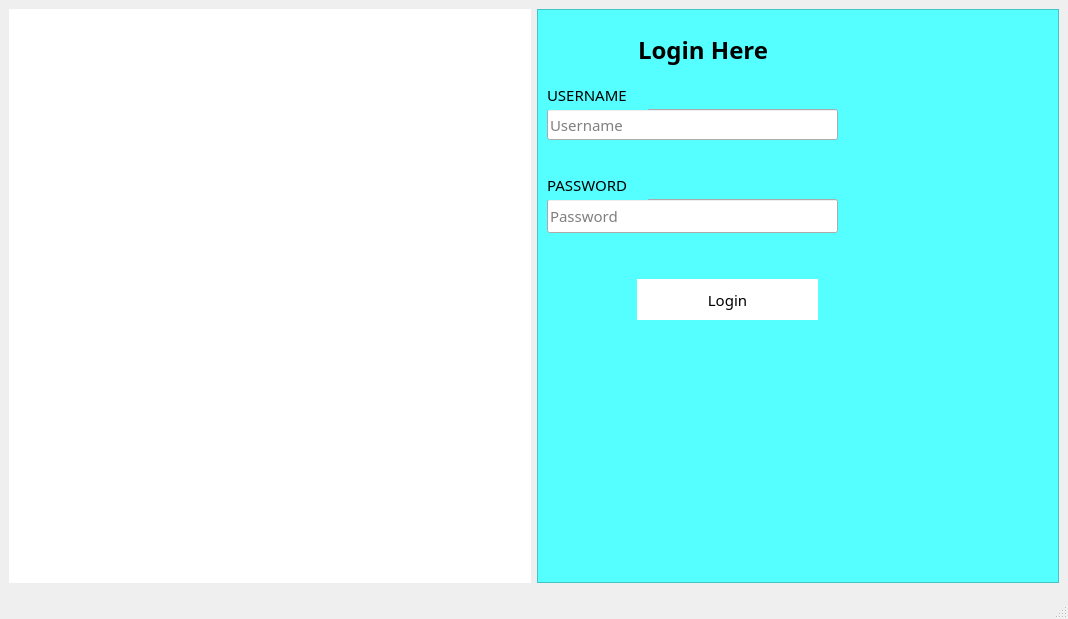
<?xml version="1.0" encoding="UTF-8"?>
<ui version="4.0">
 <class>MainWindow</class>
 <widget class="QMainWindow" name="MainWindow">
  <property name="geometry">
   <rect>
    <x>0</x>
    <y>0</y>
    <width>1068</width>
    <height>619</height>
   </rect>
  </property>
  <property name="windowTitle">
   <string>MainWindow</string>
  </property>
  <property name="styleSheet">
   <string notr="true">*{
font-family: century gothic;
font-size:15px;
}
#MainWindow{
background:url(E:/TravelUI/back.jpeg);
}
QFrame{
background:rgb(85, 255, 255);
}

QPushButton{
border-radius: 60px;
background:white;
}
#label_2{
background:white;
background-color:transparent;
}
</string>
  </property>
  <widget class="QWidget" name="centralwidget">
   <layout class="QHBoxLayout" name="horizontalLayout">
    <item>
     <widget class="QLabel" name="label_2">
      <property name="styleSheet">
       <string notr="true">#label_2{
background:white;
}</string>
      </property>
      <property name="text">
       <string/>
      </property>
      <property name="pixmap">
       <pixmap>../logo.png</pixmap>
      </property>
     </widget>
    </item>
    <item>
     <widget class="QFrame" name="frame">
      <property name="styleSheet">
       <string notr="true">frame{
background:blue;
}</string>
      </property>
      <property name="frameShape">
       <enum>QFrame::StyledPanel</enum>
      </property>
      <property name="frameShadow">
       <enum>QFrame::Raised</enum>
      </property>
      <widget class="QLabel" name="label">
       <property name="geometry">
        <rect>
         <x>20</x>
         <y>20</y>
         <width>221</width>
         <height>41</height>
        </rect>
       </property>
       <property name="font">
        <font>
         <family>century-gothic</family>
         <pointsize>-1</pointsize>
         <bold>true</bold>
        </font>
       </property>
       <property name="styleSheet">
        <string notr="true">*{
font-family: century-gothic;
font-size: 24px;
}</string>
       </property>
       <property name="text">
        <string>             Login Here</string>
       </property>
      </widget>
      <widget class="QPushButton" name="pushButton">
       <property name="geometry">
        <rect>
         <x>100</x>
         <y>270</y>
         <width>181</width>
         <height>41</height>
        </rect>
       </property>
       <property name="cursor">
        <cursorShape>PointingHandCursor</cursorShape>
       </property>
       <property name="autoFillBackground">
        <bool>false</bool>
       </property>
       <property name="styleSheet">
        <string notr="true">QPushButton{
background:
}</string>
       </property>
       <property name="text">
        <string>Login</string>
       </property>
      </widget>
      <widget class="QLineEdit" name="Username">
       <property name="geometry">
        <rect>
         <x>10</x>
         <y>100</y>
         <width>291</width>
         <height>31</height>
        </rect>
       </property>
       <property name="placeholderText">
        <string>Username</string>
       </property>
      </widget>
      <widget class="QLineEdit" name="Password">
       <property name="geometry">
        <rect>
         <x>10</x>
         <y>190</y>
         <width>291</width>
         <height>34</height>
        </rect>
       </property>
       <property name="placeholderText">
        <string>Password</string>
       </property>
      </widget>
      <widget class="QLabel" name="label_3">
       <property name="geometry">
        <rect>
         <x>10</x>
         <y>70</y>
         <width>101</width>
         <height>31</height>
        </rect>
       </property>
       <property name="text">
        <string>USERNAME</string>
       </property>
      </widget>
      <widget class="QLabel" name="label_4">
       <property name="geometry">
        <rect>
         <x>10</x>
         <y>160</y>
         <width>101</width>
         <height>31</height>
        </rect>
       </property>
       <property name="text">
        <string>PASSWORD</string>
       </property>
      </widget>
     </widget>
    </item>
   </layout>
  </widget>
  <widget class="QStatusBar" name="statusbar"/>
 </widget>
 <resources/>
 <connections/>
</ui>
